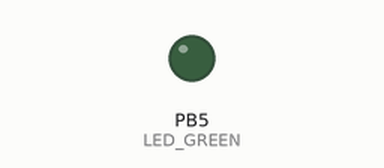
Simulated run of this program. Board: ATmega328P, built with avr-gcc and emulated at 16 MHz. Parts: output pins drawn as LEDs (lit = HIGH).

Above: at 1.0 s.
At 3.0 s:
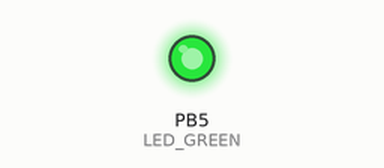
Timing chart, 0 to 5.2 s (numbered marks = the images above):
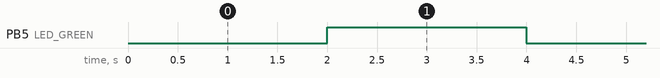

The program:

main.c
```c
/*
 * blink.c
 *
 * Created: 23.09.2020 11:30:30
 * Author : student
 */

/***********************************************************************
 *
 * Blink a LED and use the function from the delay library.
 * ATmega328P (Arduino Uno), 16 MHz, AVR 8-bit Toolchain 3.6.2
 *
 * Copyright (c) 2018-2020 Tomas Fryza
 * Dept. of Radio Electronics, Brno University of Technology, Czechia
 * This work is licensed under the terms of the MIT license.
 *
 **********************************************************************/

/* Defines -----------------------------------------------------------*/
#define LED_GREEN   PB5     // AVR pin where green LED is connected
#define SHORT_DELAY 2000    // Delay in milliseconds
#ifndef F_CPU
#define F_CPU 16000000      // CPU frequency in Hz required for delay func
#endif

/* Includes ----------------------------------------------------------*/
#include <util/delay.h>     // Functions for busy-wait delay loops
#include <avr/io.h>         // AVR device-specific IO definitions

/* Variables ---------------------------------------------------------*/

/* Function prototypes -----------------------------------------------*/

/* Functions ---------------------------------------------------------*/
/**
 * Toggle one LED and use the function from the delay library.
 */
int main(void)
{
    // Set pin as output in Data Direction Register
    // DDRB = DDRB or 0010 0000
    DDRB = DDRB | (1<<LED_GREEN);  //

    // Set pin LOW in Data Register (LED off)
    // PORTB = PORTB and 1101 1111
    PORTB = PORTB & ~(1<<LED_GREEN);  //& used to implement AND gate i.e sum

    // Infinite loop
    while (1)
    {
        // Pause several milliseconds
        _delay_ms(SHORT_DELAY);

        // Invert LED in Data Register
        // PORTB = PORTB xor 0010 0000
        PORTB = PORTB ^ (1<<LED_GREEN);
    }

    // Will never reach this
    return 0;
}

/* Interrupt routines ------------------------------------------------*/
```

Measured:
- by itself, PB5 (LED_GREEN): alternates HIGH for 2.0 s and LOW for 2.0 s
